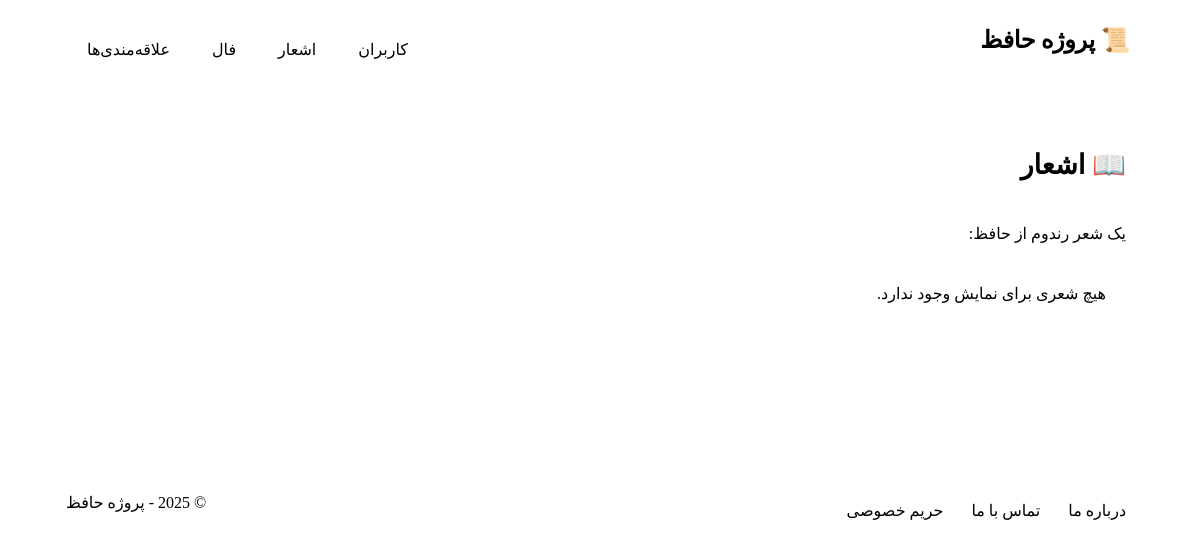
Page /poems/ on the earlier database version.
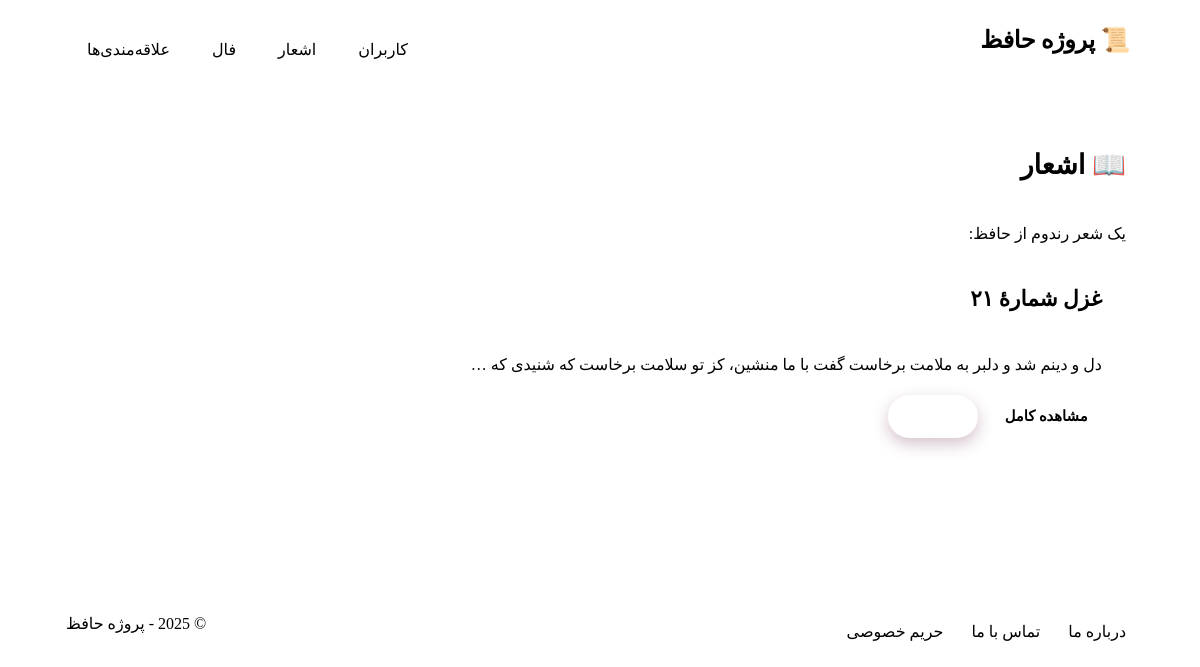
Same page on the later database version.
### poems/models.py (models this page shows, shortened)
class Poems(models.Model):
    title = models.CharField( max_length=50)
    poem_text = models.TextField(max_length=1000)

### poems/views.py (the view)
# urls.py: path('poems/', include('poems.urls')),
def poems(request):
    all_poems = Poems.objects.all()
    poem = random.choice(all_poems) if all_poems else None
    return render(request, "poems/poems.html", {"poem": poem})

### templates/poems/poems.html (shortened to what this page needs)
{% extends "base.html" %}
{% load static %}
{% block content %}
<div class="c-card">
  <h2 class="c-card__title">📖 اشعار</h2>
  <div class="c-card__body">
    <p>یک شعر رندوم از حافظ:</p>
    {% if poem %}
      <div id="poem-card" class="c-card c-card--accent">
        <h3 id="poem-title" class="c-card__title u-text-center">{{ poem.title }}</h3>
        <div class="c-card__body u-text-center">
          <p id="poem-text" class="u-text-center">{{ poem.poem_text|truncatewords:20 }}</p>
          <div class="btn-group u-mt-3">
            <a id="poem-detail-link" href="{% url 'poem_detail' poem.id %}" class="btn btn--sm btn--outline">مشاهده کامل</a>
            <button id="next-poem" class="btn btn--sm">شعر بعدی</button>
          </div>
        </div>
      </div>
    {% else %}
      <div class="alert alert--info"><p>هیچ شعری برای نمایش وجود ندارد.</p></div>
    {% endif %}
  </div>
</div>
{% endblock %}

### templates/base.html (shortened to what this page needs)
{% load static %}
<!DOCTYPE html>
<html lang="fa" dir="rtl">
<head>
    <link rel="stylesheet" href="{% static 'css/style.css' %}">
</head>
<body>
    <header class="site-header">
        <div class="site-header__inner">
            <h1 class="site-header__title">📜 پروژه حافظ</h1>
            <nav class="nav">
                <a href="/users/" class="nav__link">کاربران</a>
                <a href="/poems/" class="nav__link">اشعار</a>
                <a href="/fortune/" class="nav__link">فال</a>
                <a href="/favorites/" class="nav__link">علاقه‌مندی‌ها</a>
            </nav>
        </div>
    </header>
    <main id="main-content" class="main">
        <div class="container">
            {% block content %}{% endblock %}
        </div>
    </main>
    <footer class="site-footer">
        <div class="site-footer__inner">
            <nav class="site-footer__nav">
                <a href="#" class="site-footer__link">درباره ما</a>
                <a href="#" class="site-footer__link">تماس با ما</a>
                <a href="#" class="site-footer__link">حریم خصوصی</a>
            </nav>
            <p>© 2025 - پروژه حافظ</p>
        </div>
    </footer>
</body>
</html>

### static/css/style.css (style rules this page uses)
* { box-sizing: border-box; }
html { scroll-behavior: smooth; background-color: var(--bg); }
html, body { height: 100%; background: var(--bg); color: var(--text); font-family: var(--font-sans); line-height: 1.8; -webkit-font-smoothing: antialiased; -moz-osx-font-smoothing: grayscale; text-rendering: optimizeLegibility; direction: rtl; }
body { background-image: var(--paper-texture); background-color: var(--bg); }
a { color: var(--accent); text-decoration: none; transition: color var(--speed) ease; }
p { margin: 0 0 1rem; text-align: justify; }
h1, h2, h3 { margin: 0 0 .75rem; line-height: 1.4; font-family: var(--font-serif); }
h1 { font-size: clamp(1.5rem, 1.2rem + 1.2vw, 2.25rem); color: var(--primary); position: relative; padding-bottom: 0.5rem; }
h1::after { content: ""; position: absolute; bottom: 0; right: 0; width: 80px; height: 3px; background: var(--secondary); border-radius: 2px; }
h2 { font-size: clamp(1.25rem, 1.1rem + .8vw, 1.75rem); color: var(--primary-dark); }
h3 { font-size: clamp(1.1rem, 1rem + .6vw, 1.35rem); color: var(--dark); }
.site-header { position: sticky; top: 0; z-index: 500; background: rgba(255,255,255,.8); backdrop-filter: saturate(180%) blur(12px); border-bottom: 1px solid var(--border); box-shadow: var(--shadow-sm); }
.site-header__inner { max-width: 1100px; margin: 0 auto; padding: 1rem 1.25rem; display: flex; align-items: center; justify-content: space-between; gap: .75rem; }
.site-header__title { font-weight: 800; letter-spacing: -.015em; font-family: var(--font-serif); color: var(--primary); font-size: 1.5rem; }
.nav { display: flex; gap: .5rem; flex-wrap: wrap; }
.nav__link { display: inline-block; padding: .6rem 1rem; border-radius: 999px; color: var(--text); background: transparent; transition: all var(--speed) ease; border: 1px solid transparent; font-weight: 500; }
.main { padding: 2rem 1rem 3rem; }
.container { max-width: 1100px; margin: 0 auto; display: grid; gap: 1.5rem; }
.site-footer { border-top: 1px solid var(--border); background: var(--bg-soft); margin-top: 2rem; padding: 1.5rem 0; }
.site-footer__inner { max-width: 1100px; margin: 0 auto; padding: 1.25rem 1rem; display: flex; gap: 1rem; align-items: center; justify-content: space-between; flex-wrap: wrap; color: var(--text-muted); }
.site-footer__nav { display: flex; gap: .75rem; flex-wrap: wrap; }
.site-footer__link { color: inherit; padding: .25rem .5rem; border-radius: 8px; transition: all var(--speed) ease; }
.c-card { background: var(--bg-elev); border: 1px solid var(--border); border-radius: var(--radius); box-shadow: var(--shadow-paper); overflow: hidden; transition: all var(--speed) ease; position: relative; }
.c-card::before { content: ""; position: absolute; top: 0; right: 0; width: 4px; height: 100%; background: var(--secondary); border-top-right-radius: var(--radius); border-bottom-right-radius: var(--radius); }
.c-card__title { padding: 1.25rem 1.5rem .75rem; font-weight: 800; font-family: var(--font-serif); color: var(--primary); border-bottom: 1px solid var(--border); margin-bottom: 0.5rem; }
.c-card__body { padding: 1rem 1.5rem 1.5rem; }
.c-card--accent { border-color: color-mix(in oklab, var(--accent) 30%, var(--border)); box-shadow: var(--shadow-lg); }
.c-card--accent::before { background: var(--primary); }
.btn, .btn:visited { display: inline-flex; align-items: center; justify-content: center; gap: .5rem; padding: .75rem 1.25rem; border-radius: 999px; border: 1px solid var(--accent); background: var(--accent); color: #fff; font-weight: 700; cursor: pointer; transition: all var(--speed) ease; box-shadow: 0 6px 16px rgba(102, 34, 73, 0.28); font-family: var(--font-sans); position: relative; overflow: hidden; }
.btn::before { content: ""; position: absolute; top: 0; left: 0; width: 100%; height: 100%; background: rgba(255,255,255,0.1); transform: translateX(-100%); transition: transform 0.6s ease; }
.btn--outline { background: transparent; color: var(--accent); box-shadow: none; border: 2px solid var(--accent); }
.btn--sm { padding: .5rem .9rem; font-size: .92rem; }
.btn-group { display: flex; flex-wrap: wrap; gap: .75rem; }
.u-mt-3 { margin-top: .75rem !important; }
body, .c-card, .list__item, .alert, .site-header, .site-footer, input, textarea, select, table, code, pre { transition: background-color var(--speed) ease, color var(--speed) ease, border-color var(--speed) ease, box-shadow var(--speed) ease; }

Differences in the rows shown:
added Poems: title "غزل شمارهٔ ۲۱", poem_text "دل و دینم شد و دلبر به ملامت برخاست گفت با ما منشین، کز تو سلامت برخاست که شنیدی که …"
Other differences:
text no longer shown: "هیچ شعری برای نمایش وجود ندارد."
text now shown: "مشاهده کامل"
